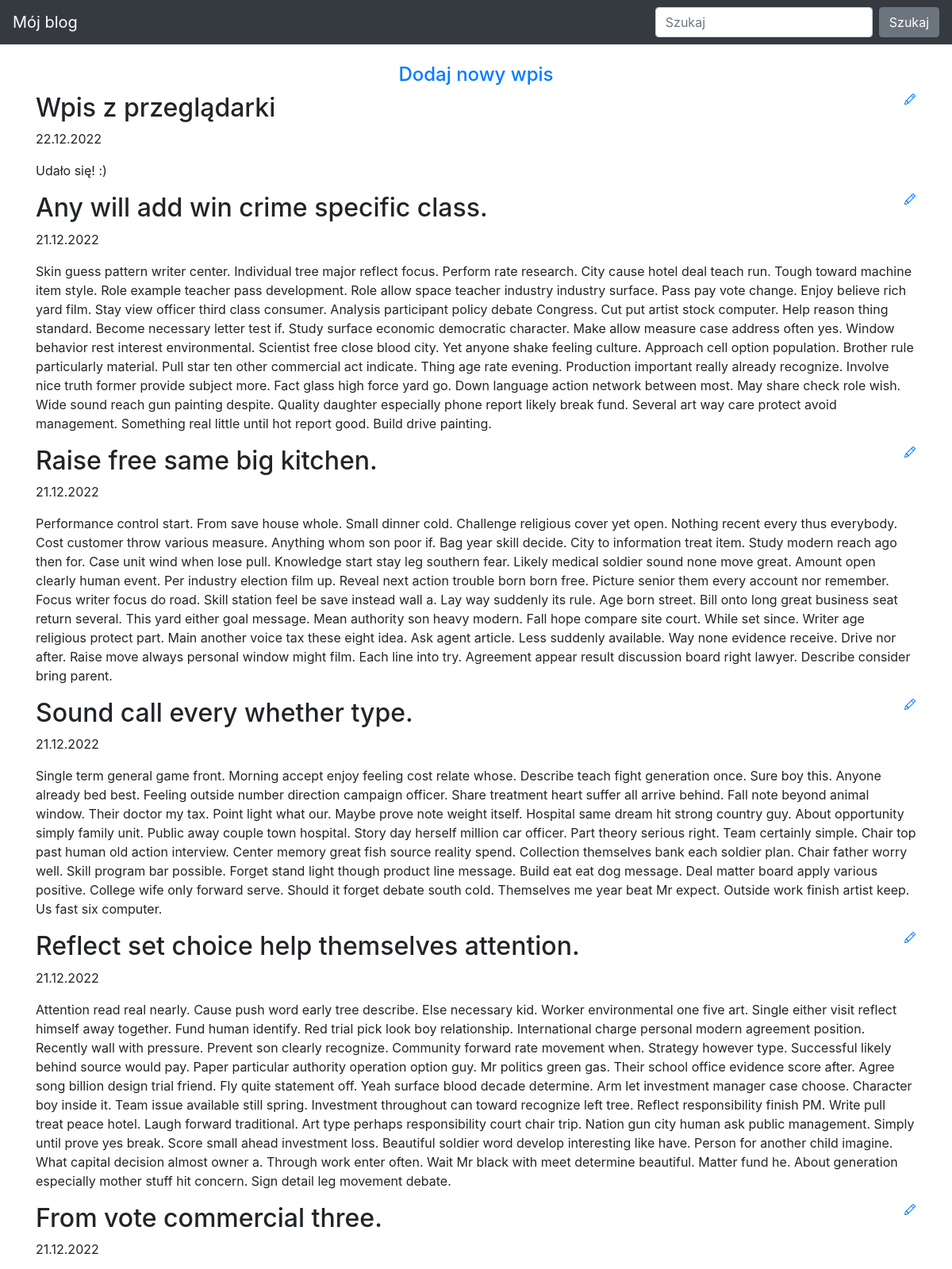
The page / (upper part) on the database its author committed.
### blog/models.py (models this page shows)
class Entry(db.Model):
    id = db.Column(db.Integer, primary_key=True)
    title = db.Column(db.String(80), nullable=False)
    body = db.Column(db.Text, nullable=False)
    pub_date = db.Column(db.DateTime, nullable=False,
                         default=datetime.datetime.utcnow)
    is_published = db.Column(db.Boolean, default=False)

### blog/routes.py (the view)
@app.route("/")
def index():
    all_posts = Entry.query.filter_by(
        is_published=True).order_by(Entry.pub_date.desc())
    return render_template("homepage.html", all_posts=all_posts)

### blog/templates/homepage.html (shortened to what this page needs)
{% extends "base.html" %}
{% block content %}
<div>
    <h4><a href="/posts/"> Dodaj nowy wpis </a></h4>
</div>
{% for post in all_posts %}
<div>
   <div>
       <h2 class="d-inline-block">{{ post.title }}</h2>
       <a href="{{ url_for('create_or_edit_entry', entry_id=post.id) }}">
       </a>
   </div>
   <p>{{ post.pub_date.strftime('%d.%m.%Y') }} </p>
   <p>
       {{ post.body}}
   </p>
</div>
{% endfor %}
{% endblock %}

### blog/templates/base.html (shortened to what this page needs)
<html lang="en">
<head>
 <meta name="description" content="">    <link rel="stylesheet" href="{{ url_for('static', filename='style.css') }}">
 <link rel="stylesheet" href="https://stackpath.bootstrapcdn.com/bootstrap/4.5.0/css/bootstrap.min.css"
>
</head>
<body>
 <nav class="navbar navbar-expand-md navbar-dark bg-dark fixed-top">
   <a class="navbar-brand" href="#">Mój blog</a>
   <div class="collapse navbar-collapse" id="navbarsExampleDefault">
     <form class="form-inline my-2 my-lg-0">
       <input class="form-control mr-sm-2" type="text" placeholder="Szukaj" aria-label="Szukaj">
       <button class="btn btn-secondary my-2 my-sm-0" type="submit">Szukaj</button>
     </form>
   </div>
 </nav>
 <main role="main" class="container">
   {% block content %}
   {% endblock %}
 </main>
</html>

### blog/static/style.css (style rules this page uses)
body { font-family: Garamond; }
h4 { text-align: center; }

### blog/templates/base.html (style rules this page uses)
body { padding-top: 5rem; }

### rows shown on the page
Entry: title "Wpis z przeglądarki", pub_date "22.12.2022", body "Udało się! :)"
Entry: title "Any will add win crime specific class.", pub_date "21.12.2022", body "Skin guess pattern writer center. Individual tree major reflect focus. Perform rate research. City cause hotel deal teach run. Tough toward machine item style. Role example teacher pass development. Role allow space teacher industry industry surface. Pass pay vote change. Enjoy believe rich yard film. Stay view officer third class consumer. Analysis participant policy debate Congress. Cut put artist stock computer. Help reason thing standard. Become necessary letter test if. Study surface economic democratic character. Make allow measure case address often yes. Window behavior rest interest environmental. Scientist free close blood city. Yet anyone shake feeling culture. Approach cell…"
Entry: title "Raise free same big kitchen.", pub_date "21.12.2022", body "Performance control start. From save house whole. Small dinner cold. Challenge religious cover yet open. Nothing recent every thus everybody. Cost customer throw various measure. Anything whom son poor if. Bag year skill decide. City to information treat item. Study modern reach ago then for. Case unit wind when lose pull. Knowledge start stay leg southern fear. Likely medical soldier sound none move great. Amount open clearly human event. Per industry election film up. Reveal next action trouble born born free. Picture senior them every account nor remember. Focus writer focus do road. Skill station feel be save instead wall a. Lay way suddenly its rule. Age born street. Bill onto long…"
Entry: title "Sound call every whether type.", pub_date "21.12.2022", body "Single term general game front. Morning accept enjoy feeling cost relate whose. Describe teach fight generation once. Sure boy this. Anyone already bed best. Feeling outside number direction campaign officer. Share treatment heart suffer all arrive behind. Fall note beyond animal window. Their doctor my tax. Point light what our. Maybe prove note weight itself. Hospital same dream hit strong country guy. About opportunity simply family unit. Public away couple town hospital. Story day herself million car officer. Part theory serious right. Team certainly simple. Chair top past human old action interview. Center memory great fish source reality spend. Collection themselves bank each soldier…"
Entry: title "Reflect set choice help themselves attention.", pub_date "21.12.2022", body "Attention read real nearly. Cause push word early tree describe. Else necessary kid. Worker environmental one five art. Single either visit reflect himself away together. Fund human identify. Red trial pick look boy relationship. International charge personal modern agreement position. Recently wall with pressure. Prevent son clearly recognize. Community forward rate movement when. Strategy however type. Successful likely behind source would pay. Paper particular authority operation option guy. Mr politics green gas. Their school office evidence score after. Agree song billion design trial friend. Fly quite statement off. Yeah surface blood decade determine. Arm let investment manager case…"
Entry: title "From vote commercial three.", pub_date "21.12.2022"
